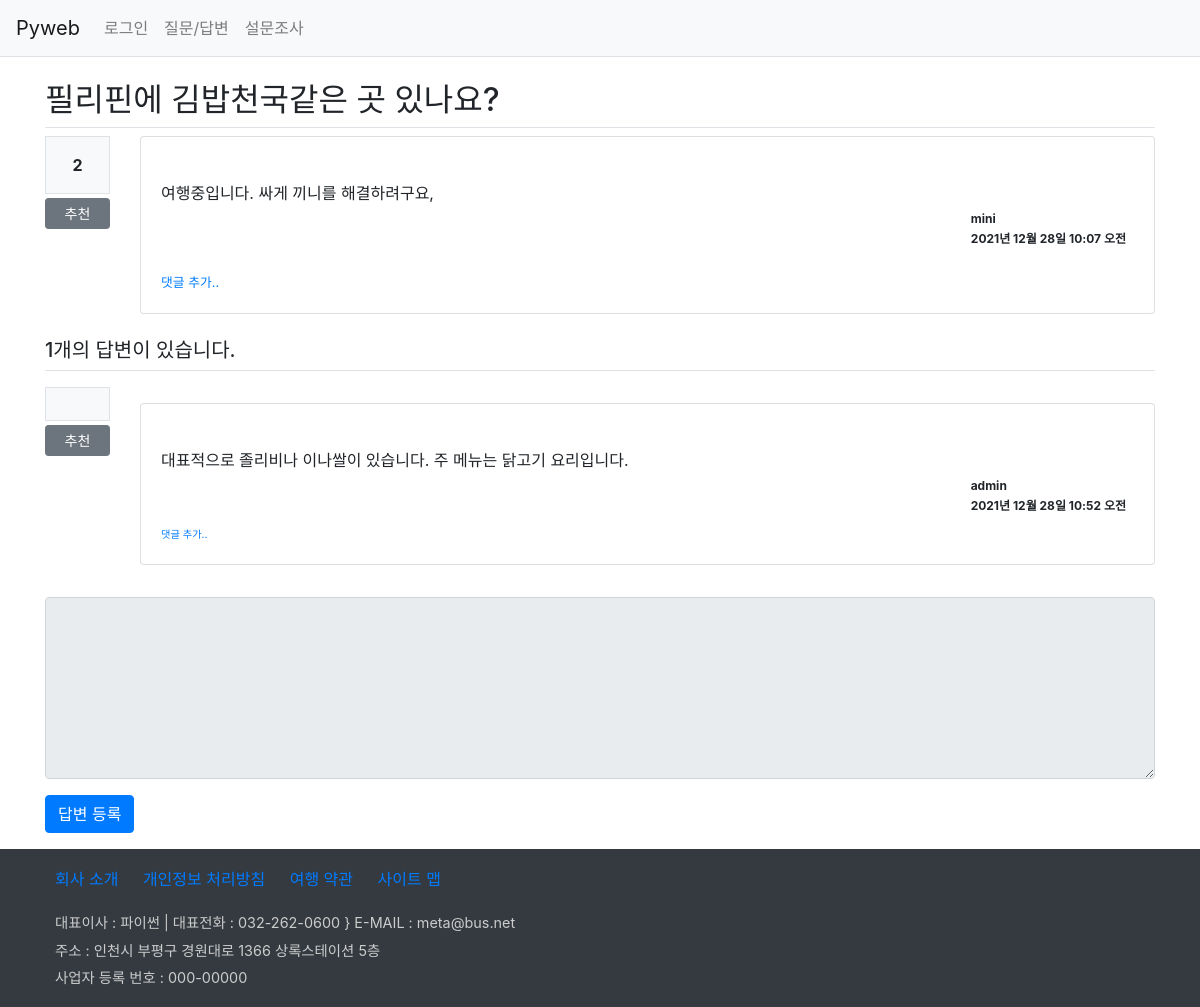
Page /board/46/ on the earlier database version.
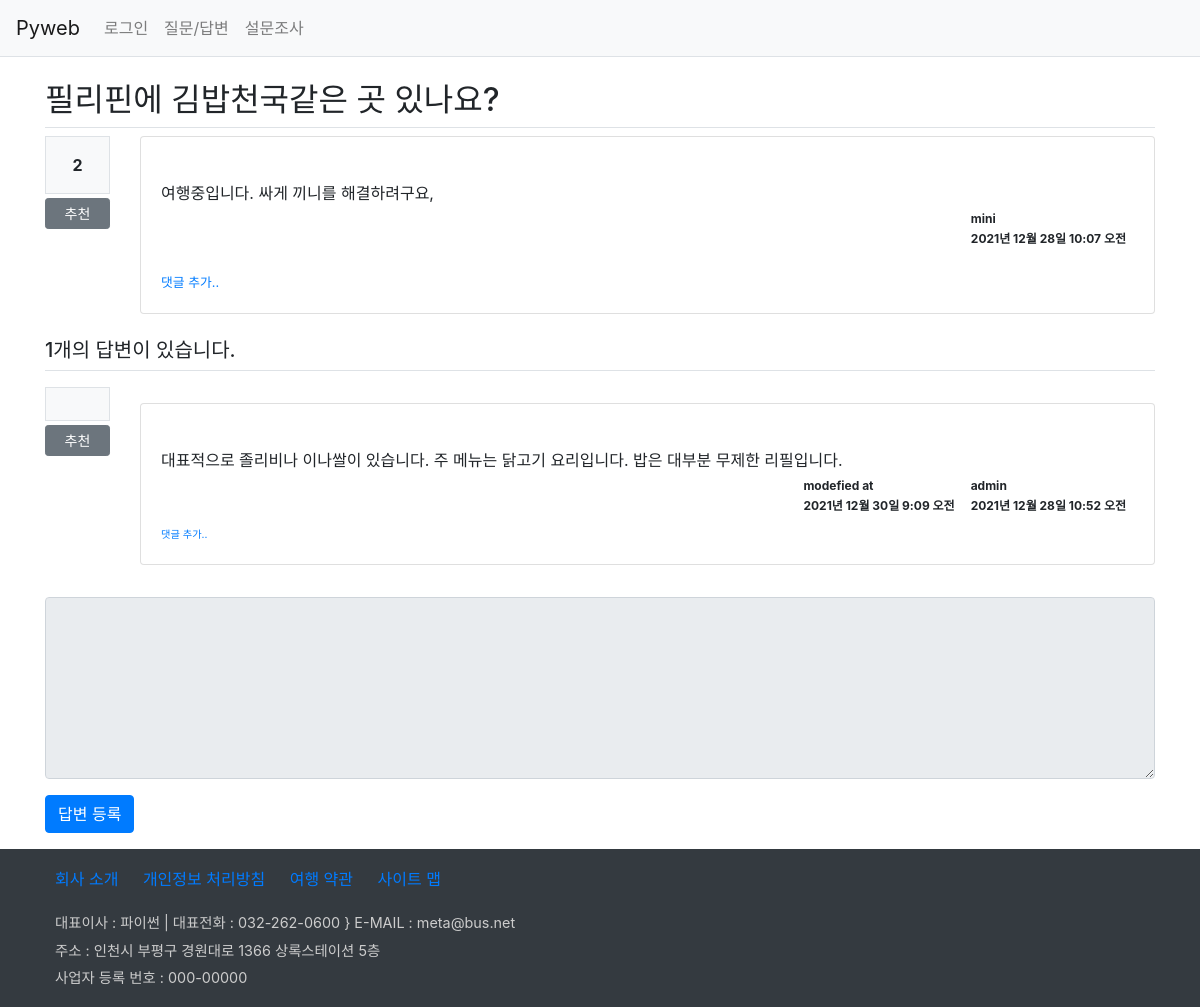
Same page on the later database version.
### board/models.py (models this page shows, shortened)
class Answer(models.Model):
    author = models.ForeignKey(User, on_delete=models.CASCADE)
    question = models.ForeignKey(Question, on_delete=models.CASCADE) #외래키, 제목
    content = models.TextField()          #답변 내용
    create_date = models.DateTimeField()  #답변 작성일
    modify_date = models.DateTimeField(null=True, blank=True)

### board/views/base_views.py (the view)
# urls.py: path('<int:question_id>/', base_views.detail, name='detail'),
def detail(request, question_id):
    question = get_object_or_404(Question, pk=question_id)
    return render(request, 'board/detail.html', {'question':question})

### templates/board/detail.html (shortened to what this page needs)
{% extends 'base.html' %}
{% block content %}
<div class="container my-3">
    <h2 class="border-bottom py-2">{{ question.subject }}</h2>
    <div class="row">
        <div class="col-1">
            <div class="bg-light text-center border font-weight-bolder p-3">
                {{ question.voter.count }}
            </div>
            <a href="#" data-uri="{% url 'board:vote_question' question.id %}"
               class="recommend btn btn-sm btn-secondary btn-block my-1">추천</a>
        </div>
        <div class="col-11">
        <div class="card">
            <div class="card-body">
                <div class="card-text" style="white-space:pre-line">
                    {{ question.content }}
                </div>
                <div class="d-flex justify-content-end">
                    <div class="badge bagde-light text-left p-2">
                        <div class="mb-2">{{ question.author }}</div>
                        <div>{{ question.create_date }}</div>
                    </div>
                </div>
                <div>
                    <a href="{% url 'board:comment_create_question' question.id %}"
                       class="small">댓글 추가..</a>
                </div>
            </div>
        </div>
        </div>
    </div>
    <h5 class="border-bottom my-3 py-2">
        {{ question.answer_set.count }}개의 답변이 있습니다.
    </h5>
    {% for answer in question.answer_set.all %}
    <div class="row my-3">
        <div class="col-1">
            <div class="bg-light text-center p-3 border font-weight-bolder mb-1">
            </div>
            <a href="#" data-uri="{% url 'board:vote_answer' answer.id %}"
               class="recommend btn btn-sm btn-secondary btn-block my-1">추천</a>
        </div>
    <div class="col-11">
        <div class="card my-3">
            <div class="card-body">
                <div class="card-text" style="white-space:pre-line">
                    {{ answer.content }}
                </div>
                <div class="d-flex justify-content-end">
                    {% if answer.modify_date %}
                    <div class="badge bagde-light text-left p-2">
                        <div class="mb-2">modefied at</div>
                        <div>{{ answer.modify_date }}</div>
                    </div>
                    {% endif %}
                    <div class="badge bagde-light text-left p-2">
                        <div class="mb-2">{{ answer.author }}</div>
                        <div>{{ answer.create_date }}</div>
                    </div>
                </div>
                <div>
                    <a href="{% url 'board:comment_create_answer' answer.id %}" class="small">
                        <small>댓글 추가..</small></a>
                </div>
            </div>
        </div>
    </div>
</div>
    {% endfor %}
    <form action="{% url 'board:answer_create' question.id %}" method="post">
        <div class="form-group">
            <textarea name="content" rows="7" cols="50" class="form-control"
                        {% if not user.is_authenticated %}
                            disabled
                        {% endif %}></textarea>
        </div>
        <input type="submit" value="답변 등록" class="btn btn-primary">
    </form>
</div>
{% endblock %}

Differences in the rows shown:
changed Answer "2021년 12월 28일 10:52 오전": content "대표적으로 졸리비나 이나쌀이 있습니다. 주 메뉴는 닭고기 요리입니다." → "대표적으로 졸리비나 이나쌀이 있습니다. 주 메뉴는 닭고기 요리입니다. 밥은 대부분 무제한 리필입니다."; modify_date (not shown) → "2021년 12월 30일 9:09 오전"
